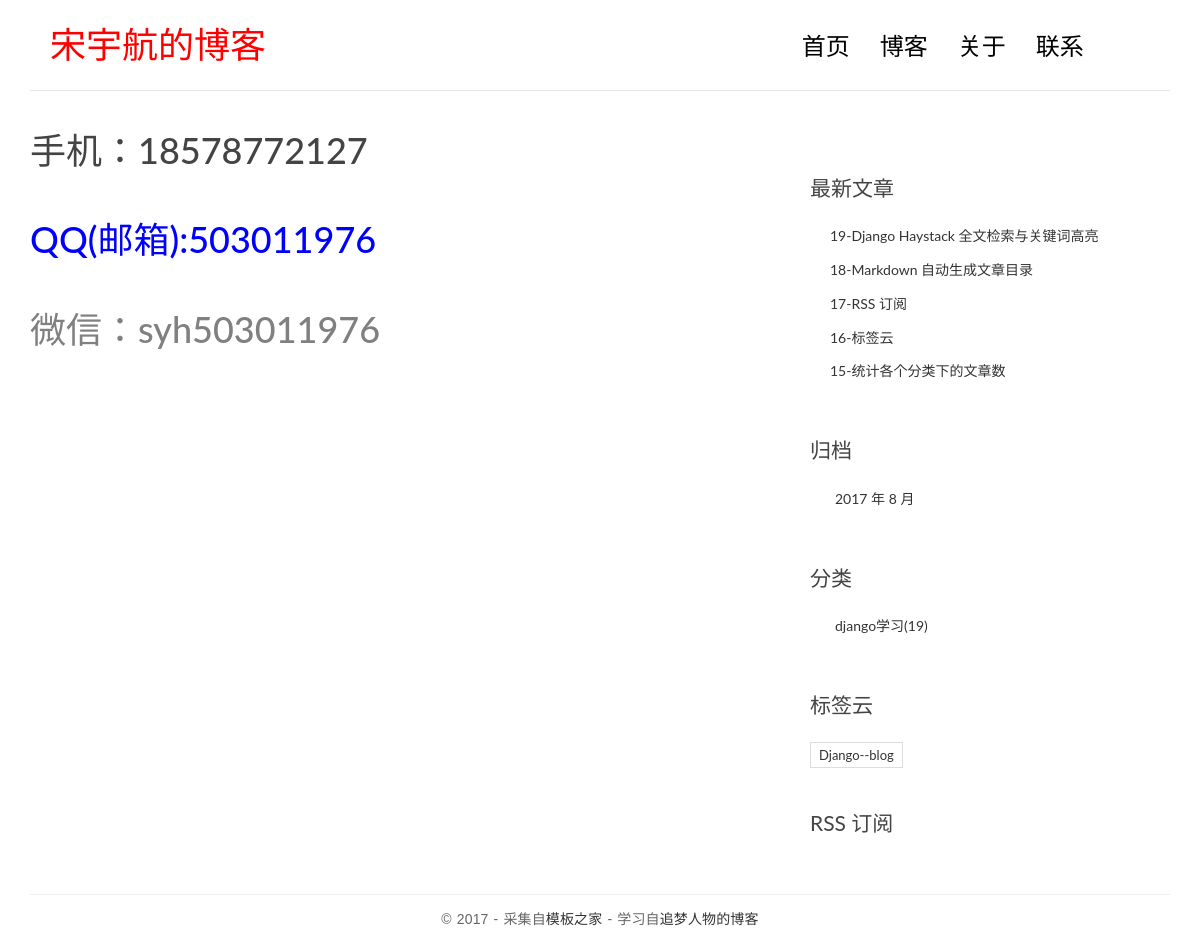
Page /contact/ on the committed database.
### blog/models.py (models this page shows, shortened)
class Post(models.Model):
    title = models.CharField(max_length=70)
    body = models.TextField()
    created_time = models.DateTimeField()
    modified_time = models.DateTimeField()
    excerpt = models.CharField(max_length=200, blank=True)
    category = models.ForeignKey(Category)
    tags = models.ManyToManyField(Tag, blank=True)
    author = models.ForeignKey(User)
    views = models.PositiveIntegerField(default=0)
    def get_absolute_url(self):
        return reverse('blog:detail', kwargs={'pk':self.pk})
    class Meta:
        ordering = ['-created_time', 'title']

class Category(models.Model):
    name = models.CharField(max_length=100)

class Tag(models.Model):
    name = models.CharField(max_length=100)

### blog/views.py (the view)
# urls.py: url(r'^contact/$', views.contact, name='contact'),
def contact(request):
    return render(request, 'blog/contact.html')

### blog/templatetags/blog_tags.py (called while the page is built)
@register.simple_tag
def get_recent_posts(num=5):
    return Post.objects.all()[:num]

@register.simple_tag
def archives():
    return Post.objects.dates('created_time', 'month', order='DESC')

@register.simple_tag
def get_categories():
    return Category.objects.annotate(num_posts=Count('post')).filter(num_posts__gt=0)

@register.simple_tag
def get_tags():
    return Tag.objects.annotate(num_posts=Count('post')).filter(num_posts__gt=0)

### templates/blog/contact.html
{% extends 'base.html' %}
{% block main %}
<h1 style="color:33abcd">手机：18578772127</h1>
<br><br>
<h1 style="color:blue">QQ(邮箱):503011976</h1>
<br><br>
<h1 style="color:grey">微信：syh503011976</h1>
{% endblock main %}

### templates/base.html (shortened to what this page needs)
{% load staticfiles %}
{% load blog_tags %}
<!DOCTYPE html>
<html>
<head>
    <link rel="stylesheet" href="{% static 'blog/css/bootstrap.min.css' %}">
    <link rel="stylesheet" href="http://code.ionicframework.com/ionicons/2.0.1/css/ionicons.min.css">
    <link rel="stylesheet" href="{% static 'blog/css/pace.css' %}">
    <link rel="stylesheet" href="{% static 'blog/css/custom.css' %}">
    <link rel="stylesheet" href="{% static 'blog/css/highlights/github.css' %}">
</head>
<body>
<div class="container">
    <header id="site-header">
        <div class="row">
            <div class="col-md-4 col-sm-5 col-xs-8">
                <div class="logo">
                    <h1><a href="{% url 'blog:index' %}"><b><font color="#FF0000">宋宇航的博客</font></b></a></h1>
                </div>
            </div>
            <div class="col-md-8 col-sm-7 col-xs-4">
                <nav class="main-nav" role="navigation">
                    <div class="collapse navbar-collapse" id="bs-example-navbar-collapse-1">
                        <ul class="nav navbar-nav navbar-right">
                            <li class="cl-effect-11"><a href="{% url 'blog:index' %}" data-hover="首页">首页</a></li>
                            <li class="cl-effect-11"><a href="{% url 'blog:index' %}" data-hover="博客">博客</a></li>
                            <li class="cl-effect-11"><a href="{% url 'blog:about' %}" data-hover="关于">关于</a></li>
                            <li class="cl-effect-11"><a href="{% url 'blog:contact' %}" data-hover="联系" >联系</a></li>
                        </ul>
                    </div>
                </nav>
            </div>
        </div>
    </header>
</div>
<div class="content-body">
    <div class="container">
        <div class="row">
            <main class="col-md-8">
                {% block main %}
                {% endblock main %}
            </main>
            <aside class="col-md-4">
                <div class="widget widget-recent-posts">
                    <h3 class="widget-title">最新文章</h3>
                    {% get_recent_posts as recent_post_list %}
                    <ul>
                        {% for post in recent_post_list %}
                        <li>
                            <a href="{{ post.get_absolute_url }}">{{ post.title }}</a>
                        </li>
                        {% empty %}
                        暂无文章！
                        {% endfor %}
                    </ul>
                </div>
                <div class="widget widget-archives">
                    <h3 class="widget-title">归档</h3>
                    {% archives as date_list %}
                    <ul>
                        {% for date in date_list %}
                        <li>
                            <a href="{% url 'blog:archives' date.year date.month %}">
                                {{ date.year }} 年 {{ date.month }} 月</a>
                        </li>
                        {% empty %}
                        暂无归档！
                        {% endfor %}
                    </ul>
                </div>
                <div class="widget widget-category">
                    <h3 class="widget-title">分类</h3>
                    {% get_categories as category_list %}
                    <ul>
                        {% for category in category_list %}
                        <li>
                            <a href="{% url 'blog:category' category.pk %}">{{ category.name }}<span class="post-count">({{ category.num_posts }})</span></a>
                        </li>
                        {% empty %}
                        暂无分类！
                        {% endfor %}
                    </ul>
                </div>
                <div class="widget widget-tag-cloud">
                    <h3 class="widget-title">标签云</h3>
                    {% get_tags as tag_list %}
                    <ul>
                        {% for tag in tag_list %}
                            <li>
                                <a href="{% url 'blog:tag' tag.pk %}">{{ tag.name }}</a>
                            </li>
                        {% empty %}
                            暂无标签！
                        {% endfor %}
                    </ul>
                </div>
                <div class="rss">
                    <a href="{% url 'rss' %}"> RSS 订阅</a>
                </div>
            </aside>
        </div>
    </div>
</div>
<footer id="site-footer">
    <div class="container">
        <div class="row">
            <div class="col-md-12">
                <p class="copyright">&copy 2017 - 采集自<a href="http://www.cssmoban.com/"
                                                        target="_blank" title="模板之家">模板之家</a>
                    - 学习自<a href="http://zmrenwu.com/" title="网页模板" target="_blank">追梦人物的博客</a>
                </p>
            </div>
        </div>
    </div>
</footer>
</body>
</html>

### blog/static/blog/css/custom.css (style rules this page uses)
* { outline: none; }
h1, h2, h3, h4, h5, h6 { margin-top: 0; }
b { font-weight: 400; }
a { color: #333; }
body { color: #444; font-family: 'Lato', sans-serif; }
p { font-family: 'Ubuntu', sans-serif; font-weight: 400; word-spacing: 1px; letter-spacing: 0.01em; }
#site-header { background-color: #FFF; padding: 25px 20px; margin-bottom: 40px; border-bottom: 1px solid #e7e7e7; }
.logo h1 a { color: #000; }
.logo h1 { margin: 0; font-family: 'Lato', sans-serif; font-weight: 300; }
.main-nav { margin-top: 11px; max-width: 95%; }
.main-nav a { color: #000000 !important; padding: 0 0 5px 0 !important; margin-right: 30px; font-family: 'Lato', sans-serif; font-weight: 300; font-size: 24px; }
.cl-effect-11 a { padding: 10px 0; color: #0972b4; text-shadow: none; }
.cl-effect-11 a::before { position: absolute; top: 0; left: 0; overflow: hidden; padding: 0 0 5px 0 !important; max-width: 0; border-bottom: 1px solid #000; color: #000; content: attr(data-hover); white-space: nowrap; -webkit-transition: max-width 0.5s; -moz-transition: max-width 0.5s; transition: max-width 0.5s; }
.content-body { padding-bottom: 4em; }
.widget { background: #fff; padding: 30px 0 0; }
.widget-title { font-size: 1.5em; margin-bottom: 20px; line-height: 1.6; padding: 10px 0 0; font-weight: 400; }
.widget-recent-posts ul { padding: 0; margin: 0; padding-left: 20px; }
.widget-recent-posts ul li { list-style-type: none; position: relative; line-height: 170%; margin-bottom: 10px; }
.widget-recent-posts ul li::before { content: '\f3d3'; font-family: "Ionicons"; position: absolute; left: -17px; top: 3px; font-size: 16px; color: #000; }
.widget-archives ul { padding: 0; margin: 0; padding-left: 25px; }
.widget-archives ul li { list-style-type: none; position: relative; line-height: 170%; margin-bottom: 10px; }
.widget-archives ul li::before { content: '\f3f3'; font-family: "Ionicons"; position: absolute; left: -25px; top: 1px; font-size: 16px; color: #000; }
.widget-category ul { padding: 0; margin: 0; padding-left: 25px; }
.widget-category ul li { list-style-type: none; position: relative; line-height: 170%; margin-bottom: 10px; }
.widget-category ul li::before { content: '\f3fe'; font-family: "Ionicons"; position: absolute; left: -25px; top: 1px; font-size: 18px; color: #000; }
.widget-tag-cloud ul { padding: 0; margin: 0; margin-right: -10px; }
.widget-tag-cloud ul li { list-style-type: none; font-size: 13px; display: inline-block; margin-right: 10px; margin-bottom: 10px; padding: 3px 8px; border: 1px solid #ddd; }
.rss { font-size: 21px; margin-top: 30px; }
.rss a { color: #444; }
#site-footer { padding-top: 10px; padding: 0 0 1.5em 0; }
.copyright { text-align: center; padding-top: 1em; margin: 0; border-top: 1px solid #eee; color: #666; }

### rows in the picture
Post: title "19-Django Haystack 全文检索与关键词高亮"
Post: title "18-Markdown 自动生成文章目录"
Post: title "17-RSS 订阅"
Post: title "16-标签云"
Post: title "15-统计各个分类下的文章数"
Category: name "django学习", num_posts "19"
Tag: name "Django--blog"

### other values in the picture
{{ date.year }} "2017"
{{ date.month }} "8"
